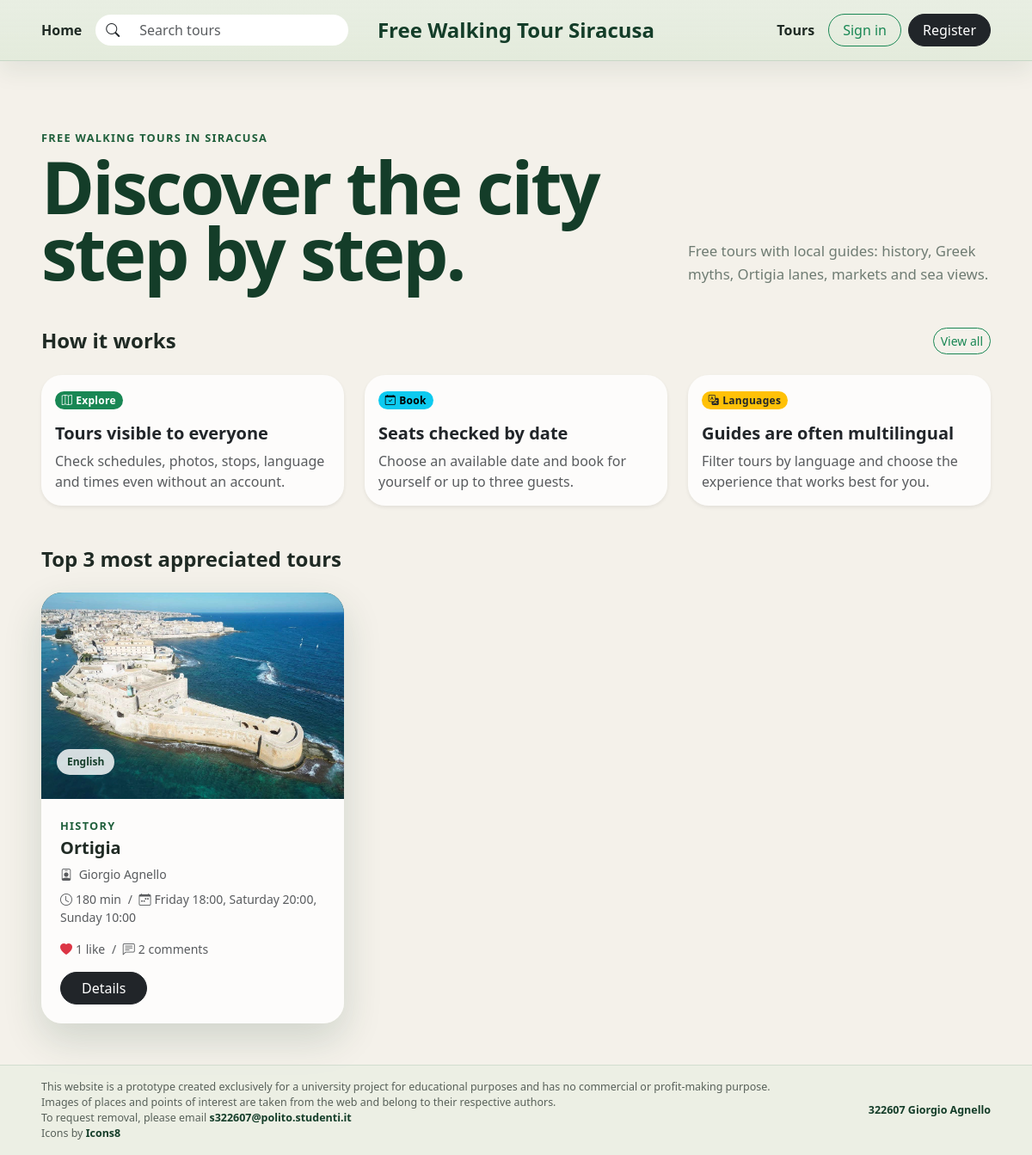
The page / on the database its author committed.
### tables this page shows
CREATE TABLE tour_photos (
    id INTEGER PRIMARY KEY AUTOINCREMENT,
    tour_id INTEGER NOT NULL,
    path TEXT NOT NULL,
    position INTEGER NOT NULL,
    FOREIGN KEY (tour_id) REFERENCES tours (id) ON DELETE CASCADE,
    UNIQUE (tour_id, position)
);

CREATE TABLE tours (
    id INTEGER PRIMARY KEY AUTOINCREMENT,
    guide_id INTEGER NOT NULL,
    title TEXT NOT NULL,
    theme TEXT NOT NULL,
    meeting_point TEXT NOT NULL,
    duration_mins INTEGER NOT NULL CHECK (duration_mins > 0),
    language TEXT NOT NULL,
    max_participants INTEGER NOT NULL CHECK (max_participants > 0),
    description TEXT NOT NULL,
    created_at TEXT NOT NULL DEFAULT CURRENT_TIMESTAMP,
    FOREIGN KEY (guide_id) REFERENCES users (id) ON DELETE CASCADE
);

CREATE TABLE users (
    id INTEGER PRIMARY KEY AUTOINCREMENT,
    first_name TEXT NOT NULL,
    last_name TEXT NOT NULL,
    email TEXT NOT NULL,
    password TEXT NOT NULL,
    role TEXT NOT NULL CHECK (role IN ('guide', 'participant')),
    languages TEXT,
    created_at TEXT NOT NULL DEFAULT CURRENT_TIMESTAMP,
    UNIQUE (email, role)
);

### app.py (the view)
@app.route("/")
def index():
    conn = get_db_connection()
    tours = sorted(
        filtered_tours(conn, {}),
        key=lambda item: (item["like_count"], item["comment_count"], item["id"]),
        reverse=True,
    )[:3]
    conn.close()
    return render_template("index.html", tours=tours)

### app.py (called while the page is built)
@app.context_processor
def inject_constants():
    return {
        "LANGUAGES": LANGUAGES,
        "WEEKDAYS": WEEKDAYS,
        "WEEKDAY_NAMES": WEEKDAY_NAMES,
        "DURATION_FILTERS": DURATION_FILTERS,
    }

def get_schedules(conn, tour_id):
    return conn.execute(
        "SELECT * FROM tour_schedule WHERE tour_id = ? ORDER BY weekday",
        (tour_id,),
    ).fetchall()

def format_schedule(schedules):
    return ", ".join(f"{WEEKDAY_NAMES[row['weekday']]} {row['start_time']}" for row in schedules)

def primary_photo(conn, tour_id):
    photo = conn.execute(
        "SELECT path FROM tour_photos WHERE tour_id = ? ORDER BY position LIMIT 1",
        (tour_id,),
    ).fetchone()
    return photo["path"] if photo else "/static/assets/img/trail-forest.jpg"

def tour_like_count(conn, tour_id):
    row = conn.execute(
        "SELECT COUNT(*) AS total FROM tour_likes WHERE tour_id = ?",
        (tour_id,),
    ).fetchone()
    return row["total"]

def tour_comment_count(conn, tour_id):
    row = conn.execute(
        "SELECT COUNT(*) AS total FROM comments WHERE tour_id = ?",
        (tour_id,),
    ).fetchone()
    return row["total"]

def current_user_liked(conn, tour_id):
    if not current_user.is_authenticated:
        return False
    row = conn.execute(
        "SELECT 1 FROM tour_likes WHERE tour_id = ? AND user_id = ?",
        (tour_id, current_user.id),
    ).fetchone()
    return row is not None

def tour_has_any_reservations(conn, tour_id):
    row = conn.execute(
        "SELECT COUNT(*) AS total FROM reservations WHERE tour_id = ?",
        (tour_id,),
    ).fetchone()
    return row["total"] > 0

def enrich_tour(conn, row, selected_date=None):
    tour = dict(row)
    tour["schedule"] = get_schedules(conn, tour["id"])
    tour["schedule_label"] = format_schedule(tour["schedule"])
    tour["primary_photo"] = primary_photo(conn, tour["id"])
    tour["can_edit"] = not tour_has_any_reservations(conn, tour["id"])
    tour["like_count"] = tour_like_count(conn, tour["id"])
    tour["comment_count"] = tour_comment_count(conn, tour["id"])
    tour["is_liked"] = current_user_liked(conn, tour["id"])
    if selected_date:
        schedule = get_schedule_for_date(conn, tour["id"], selected_date)
        tour["selected_start_time"] = schedule["start_time"] if schedule else None
        tour["selected_seats_left"] = available_places(conn, tour, selected_date) if schedule else None
    return tour

### templates/index.html
{% extends 'base.html' %}
{% block content %}
<main class="container-fluid px-3 px-lg-5 py-4 py-lg-5">
  <section class="homepage-intro mb-4 mb-lg-5">
    <div class="row align-items-end g-4">
      <div class="col-lg-8">
        <p class="section-label mb-2">Free walking tours in Siracusa</p>
        <h1 class="homepage-title mb-0">Discover the city step by step.</h1>
      </div>
      <div class="col-lg-4">
        <p class="homepage-text mb-0">
          Free tours with local guides: history, Greek myths, Ortigia lanes,
          markets and sea views.
        </p>
      </div>
    </div>
  </section>
  <section class="home-highlights mb-4 mb-lg-5" aria-labelledby="highlights-title">
    <div class="d-flex justify-content-between align-items-center mb-3 mb-lg-4">
      <h2 id="highlights-title" class="h4 fw-bold mb-0">How it works</h2>
      <a class="btn btn-sm btn-outline-success rounded-pill" href="{{ url_for('tours') }}">View all</a>
    </div>
    <div class="row row-cols-1 row-cols-md-3 g-3 g-lg-4">
      <div class="col">
        <article class="card h-100 border-0 shadow-sm">
          <div class="card-body">
            <span class="badge rounded-pill text-bg-success mb-3"><i class="bi bi-map me-1"></i>Explore</span>
            <h3 class="h5 fw-bold">Tours visible to everyone</h3>
            <p class="text-body-secondary mb-0">Check schedules, photos, stops, language and times even without an account.</p>
          </div>
        </article>
      </div>
      <div class="col">
        <article class="card h-100 border-0 shadow-sm">
          <div class="card-body">
            <span class="badge rounded-pill text-bg-info mb-3"><i class="bi bi-calendar-check me-1"></i>Book</span>
            <h3 class="h5 fw-bold">Seats checked by date</h3>
            <p class="text-body-secondary mb-0">Choose an available date and book for yourself or up to three guests.</p>
          </div>
        </article>
      </div>
      <div class="col">
        <article class="card h-100 border-0 shadow-sm">
          <div class="card-body">
            <span class="badge rounded-pill text-bg-warning text-dark mb-3"><i class="bi bi-translate me-1"></i>Languages</span>
            <h3 class="h5 fw-bold">Guides are often multilingual</h3>
            <p class="text-body-secondary mb-0">Filter tours by language and choose the experience that works best for you.</p>
          </div>
        </article>
      </div>
    </div>
  </section>
  <section aria-labelledby="tours-title">
    <div class="d-flex justify-content-between align-items-center mb-3 mb-lg-4">
      <h2 id="tours-title" class="h4 fw-bold mb-0">Top 3 most appreciated tours</h2>
    </div>
    <div class="row g-3 g-lg-4">
      {% for tour in tours %}
        <div class="col-12 col-md-6 col-xl-4">
          <article class="tour-preview-card">
            <a href="{{ url_for('tour_detail', id=tour.id) }}" class="tour-preview-media">
              <img src="{{ tour.primary_photo }}" alt="{{ tour.title }}">
              <span class="category-badge">{{ tour.language }}</span>
            </a>
            <div class="tour-preview-body">
              <p class="section-label mb-1">{{ tour.theme }}</p>
              <h3 class="h5 fw-bold mb-2">{{ tour.title }}</h3>
              <p class="small text-muted mb-2">
                <i class="bi bi-person-badge me-1"></i>
                {{ tour.guide_first_name }} {{ tour.guide_last_name }}
              </p>
              <p class="small text-muted mb-3">
                <i class="bi bi-clock me-1"></i>{{ tour.duration_mins }} min
                <span class="mx-1">/</span>
                <i class="bi bi-calendar-week me-1"></i>{{ tour.schedule_label }}
              </p>
              <p class="small text-muted mb-3">
                <i class="bi bi-heart-fill text-danger me-1"></i>{{ tour.like_count }} like
                <span class="mx-1">/</span>
                <i class="bi bi-chat-left-text me-1"></i>{{ tour.comment_count }} comments
              </p>
              <a class="btn btn-dark rounded-pill px-4" href="{{ url_for('tour_detail', id=tour.id) }}">Details</a>
            </div>
          </article>
        </div>
      {% else %}
        <div class="col">
          <p class="text-muted">No tours available right now.</p>
        </div>
      {% endfor %}
    </div>
  </section>
</main>
{% endblock %}

### static/assets/css/style.css (style rules this page uses)
:root { --brand-green: #1f5f3b; --brand-green-dark: #143d29; --page-bg: #f4f1ea; --surface: #ffffff; --text-main: #1f2a24; --soft-shadow: 0 18px 45px rgba(20, 61, 41, 0.16); }
body { display: flex; flex-direction: column; min-height: 100vh; background-color: var(--page-bg); color: var(--text-main); font-family: system-ui, -apple-system, BlinkMacSystemFont, "Segoe UI", sans-serif; }
a { text-decoration: none; }
.homepage-intro { padding-top: 24px; }
.section-label { color: var(--brand-green); font-size: 0.8rem; font-weight: 800; letter-spacing: 0.08rem; text-transform: uppercase; }
.homepage-title { max-width: 760px; font-size: clamp(2.6rem, 7vw, 5.8rem); font-weight: 850; line-height: 0.92; letter-spacing: -0.18rem; color: var(--brand-green-dark); }
.homepage-text { max-width: 460px; color: #6f7c73; font-size: 1.05rem; line-height: 1.6; }
.home-highlights .card { border-radius: 24px; background: rgba(255, 255, 255, 0.8); overflow: hidden; transition: transform 180ms ease, box-shadow 180ms ease; }
.home-highlights .badge { letter-spacing: 0.02rem; }
.category-badge { display: inline-block; margin-bottom: 10px; padding: 6px 12px; border-radius: 999px; color: var(--brand-green-dark); background-color: rgba(255, 255, 255, 0.82); font-size: 0.75rem; font-weight: 700; }
.tour-preview-card { height: 100%; overflow: hidden; border-radius: 24px; background: rgba(255, 255, 255, 0.82); box-shadow: var(--soft-shadow); }
.tour-preview-media { position: relative; display: block; height: 240px; overflow: hidden; background: var(--brand-green-dark); }
.tour-preview-media img { width: 100%; height: 100%; object-fit: cover; transition: transform 260ms ease; }
.tour-preview-media .category-badge { position: absolute; left: 18px; bottom: 18px; z-index: 2; }
.tour-preview-body { padding: 22px; }

### rows shown on the page
tour_photos: primary_photo (picture)
tours: language "English", theme "HISTORY", title "Ortigia"
users: guide_first_name "Giorgio", guide_last_name "Agnello"

### other values the page prints
{{ tour.duration_mins }} "180"
{{ tour.schedule_label }} "Friday 18:00, Saturday 20:00, Sunday 10:00"
{{ tour.like_count }} "1"
{{ tour.comment_count }} "2"
